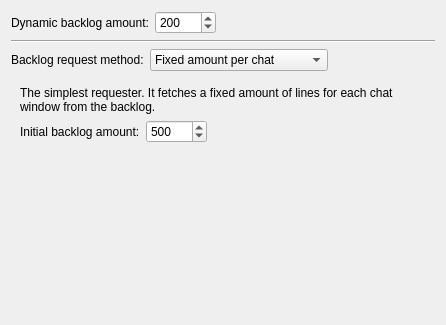
<?xml version="1.0" encoding="UTF-8"?>
<ui version="4.0">
 <class>BacklogSettingsPage</class>
 <widget class="QWidget" name="BacklogSettingsPage">
  <property name="geometry">
   <rect>
    <x>0</x>
    <y>0</y>
    <width>446</width>
    <height>325</height>
   </rect>
  </property>
  <property name="windowTitle">
   <string>Form</string>
  </property>
  <layout class="QVBoxLayout" name="verticalLayout">
   <item>
    <layout class="QHBoxLayout" name="horizontalLayout">
     <item>
      <widget class="QLabel" name="label_2">
       <property name="toolTip">
        <string>Number of messages to be requested from the core when using scrolling up in the buffer view.</string>
       </property>
       <property name="text">
        <string>Dynamic backlog amount:</string>
       </property>
      </widget>
     </item>
     <item>
      <widget class="QSpinBox" name="dynamicBacklogAmount">
       <property name="maximum">
        <number>99999</number>
       </property>
       <property name="singleStep">
        <number>10</number>
       </property>
       <property name="value">
        <number>200</number>
       </property>
       <property name="settingsKey" stdset="0">
        <string notr="true">DynamicBacklogAmount</string>
       </property>
       <property name="defaultValue" stdset="0">
        <number>200</number>
       </property>
      </widget>
     </item>
     <item>
      <spacer name="horizontalSpacer">
       <property name="orientation">
        <enum>Qt::Horizontal</enum>
       </property>
       <property name="sizeHint" stdset="0">
        <size>
         <width>40</width>
         <height>20</height>
        </size>
       </property>
      </spacer>
     </item>
    </layout>
   </item>
   <item>
    <widget class="Line" name="line">
     <property name="orientation">
      <enum>Qt::Horizontal</enum>
     </property>
    </widget>
   </item>
   <item>
    <layout class="QHBoxLayout" name="horizontalLayout_5">
     <item>
      <widget class="QLabel" name="label_3">
       <property name="text">
        <string>Backlog request method:</string>
       </property>
      </widget>
     </item>
     <item>
      <widget class="QComboBox" name="requesterType">
       <item>
        <property name="text">
         <string>Fixed amount per chat</string>
        </property>
       </item>
       <item>
        <property name="text">
         <string>Unread messages per chat</string>
        </property>
       </item>
       <item>
        <property name="text">
         <string>Globally unread messages</string>
        </property>
       </item>
      </widget>
     </item>
     <item>
      <spacer name="horizontalSpacer_4">
       <property name="orientation">
        <enum>Qt::Horizontal</enum>
       </property>
       <property name="sizeHint" stdset="0">
        <size>
         <width>40</width>
         <height>20</height>
        </size>
       </property>
      </spacer>
     </item>
    </layout>
   </item>
   <item>
    <widget class="QStackedWidget" name="stackedWidget">
     <property name="currentIndex">
      <number>0</number>
     </property>
     <widget class="QWidget" name="page">
      <layout class="QVBoxLayout" name="verticalLayout_2">
       <item>
        <widget class="QLabel" name="label_9">
         <property name="text">
          <string>The simplest requester. It fetches a fixed amount of lines for each chat window from the backlog.</string>
         </property>
         <property name="textFormat">
          <enum>Qt::PlainText</enum>
         </property>
         <property name="wordWrap">
          <bool>true</bool>
         </property>
        </widget>
       </item>
       <item>
        <layout class="QHBoxLayout" name="horizontalLayout_2">
         <item>
          <widget class="QLabel" name="label">
           <property name="toolTip">
            <string>Amount of messages per buffer that are requested after the core connection has been established.</string>
           </property>
           <property name="text">
            <string>Initial backlog amount:</string>
           </property>
          </widget>
         </item>
         <item>
          <widget class="QSpinBox" name="fixedBacklogAmount">
           <property name="specialValueText">
            <string/>
           </property>
           <property name="minimum">
            <number>0</number>
           </property>
           <property name="maximum">
            <number>99999</number>
           </property>
           <property name="singleStep">
            <number>10</number>
           </property>
           <property name="value">
            <number>500</number>
           </property>
           <property name="settingsKey" stdset="0">
            <string notr="true">FixedBacklogAmount</string>
           </property>
           <property name="defaultValue" stdset="0">
            <number>500</number>
           </property>
          </widget>
         </item>
         <item>
          <spacer name="horizontalSpacer_2">
           <property name="orientation">
            <enum>Qt::Horizontal</enum>
           </property>
           <property name="sizeHint" stdset="0">
            <size>
             <width>263</width>
             <height>20</height>
            </size>
           </property>
          </spacer>
         </item>
        </layout>
       </item>
       <item>
        <spacer name="verticalSpacer_4">
         <property name="orientation">
          <enum>Qt::Vertical</enum>
         </property>
         <property name="sizeHint" stdset="0">
          <size>
           <width>20</width>
           <height>40</height>
          </size>
         </property>
        </spacer>
       </item>
      </layout>
     </widget>
     <widget class="QWidget" name="page_2">
      <layout class="QVBoxLayout" name="verticalLayout_3">
       <item>
        <widget class="QLabel" name="label_10">
         <property name="text">
          <string>This requester fetches unread messages for each chat window individually. The amount of lines can be limited per chat.

You can also choose to fetch additional older chatlines to provide a better context.</string>
         </property>
         <property name="textFormat">
          <enum>Qt::PlainText</enum>
         </property>
         <property name="wordWrap">
          <bool>true</bool>
         </property>
        </widget>
       </item>
       <item>
        <layout class="QHBoxLayout" name="horizontalLayout_3">
         <item>
          <widget class="QLabel" name="label_11">
           <property name="toolTip">
            <string>Maximum amount of messages to be fetched per buffer.</string>
           </property>
           <property name="text">
            <string>Limit:</string>
           </property>
          </widget>
         </item>
         <item>
          <widget class="QSpinBox" name="perBufferUnreadLimit">
           <property name="toolTip">
            <string>Maximum amount of messages to be fetched per buffer.</string>
           </property>
           <property name="specialValueText">
            <string>Unlimited</string>
           </property>
           <property name="minimum">
            <number>-1</number>
           </property>
           <property name="maximum">
            <number>99999</number>
           </property>
           <property name="singleStep">
            <number>10</number>
           </property>
           <property name="value">
            <number>1000</number>
           </property>
           <property name="settingsKey" stdset="0">
            <string notr="true">PerBufferUnreadBacklogLimit</string>
           </property>
           <property name="defaultValue" stdset="0">
            <number>1000</number>
           </property>
          </widget>
         </item>
         <item>
          <widget class="QLabel" name="label_12">
           <property name="toolTip">
            <string>Amount of messages to be fetched in addition to the unread messages. The Limit does not apply here.</string>
           </property>
           <property name="text">
            <string>Additional Messages:</string>
           </property>
          </widget>
         </item>
         <item>
          <widget class="QSpinBox" name="perBufferUnreadAdditional">
           <property name="toolTip">
            <string>Amount of messages to be fetched in addition to the unread messages. The Limit does not apply here.</string>
           </property>
           <property name="maximum">
            <number>1000</number>
           </property>
           <property name="singleStep">
            <number>10</number>
           </property>
           <property name="value">
            <number>50</number>
           </property>
           <property name="settingsKey" stdset="0">
            <string notr="true">PerBufferUnreadBacklogAdditional</string>
           </property>
           <property name="defaultValue" stdset="0">
            <number>50</number>
           </property>
          </widget>
         </item>
         <item>
          <spacer name="horizontalSpacer_5">
           <property name="orientation">
            <enum>Qt::Horizontal</enum>
           </property>
           <property name="sizeHint" stdset="0">
            <size>
             <width>40</width>
             <height>20</height>
            </size>
           </property>
          </spacer>
         </item>
        </layout>
       </item>
       <item>
        <spacer name="verticalSpacer_3">
         <property name="orientation">
          <enum>Qt::Vertical</enum>
         </property>
         <property name="sizeHint" stdset="0">
          <size>
           <width>20</width>
           <height>40</height>
          </size>
         </property>
        </spacer>
       </item>
      </layout>
     </widget>
     <widget class="QWidget" name="Seite">
      <layout class="QVBoxLayout" name="verticalLayout_4">
       <item>
        <widget class="QLabel" name="label_15">
         <property name="text">
          <string>This requester fetches all messages newer than the oldest unread message for all chats.

Note: This requester is not recommended if you use hidden chat windows or have inactive chats (i.e.: no stale queries or channels).
It is useful to limit the total amount of the backlog and is probably the fastest.

You can also chose to fetch additional older chatlines to provide a better context.</string>
         </property>
         <property name="textFormat">
          <enum>Qt::PlainText</enum>
         </property>
         <property name="wordWrap">
          <bool>true</bool>
         </property>
        </widget>
       </item>
       <item>
        <layout class="QHBoxLayout" name="horizontalLayout_4">
         <item>
          <widget class="QLabel" name="label_13">
           <property name="toolTip">
            <string>Maximum amount of messages to be fetched over all buffers.</string>
           </property>
           <property name="text">
            <string>Limit:</string>
           </property>
          </widget>
         </item>
         <item>
          <widget class="QSpinBox" name="globalUnreadLimit">
           <property name="toolTip">
            <string>Maximum amount of messages to be fetched per buffer.</string>
           </property>
           <property name="specialValueText">
            <string>Unlimited</string>
           </property>
           <property name="minimum">
            <number>-1</number>
           </property>
           <property name="maximum">
            <number>100000</number>
           </property>
           <property name="singleStep">
            <number>10</number>
           </property>
           <property name="value">
            <number>200</number>
           </property>
           <property name="settingsKey" stdset="0">
            <string notr="true">GlobalUnreadBacklogLimit</string>
           </property>
           <property name="defaultValue" stdset="0">
            <number>200</number>
           </property>
          </widget>
         </item>
         <item>
          <widget class="QLabel" name="label_14">
           <property name="toolTip">
            <string>Amount of messages to be fetched in addition to the unread messages. The Limit does not apply here.</string>
           </property>
           <property name="text">
            <string>Additional Messages:</string>
           </property>
          </widget>
         </item>
         <item>
          <widget class="QSpinBox" name="globalUnreadAdditional">
           <property name="toolTip">
            <string>Amount of messages to be fetched in addition to the unread messages. The Limit does not apply here.</string>
           </property>
           <property name="maximum">
            <number>1000</number>
           </property>
           <property name="singleStep">
            <number>10</number>
           </property>
           <property name="value">
            <number>50</number>
           </property>
           <property name="settingsKey" stdset="0">
            <string notr="true">GlobalUnreadBacklogAdditional</string>
           </property>
           <property name="defaultValue" stdset="0">
            <number>50</number>
           </property>
          </widget>
         </item>
         <item>
          <spacer name="horizontalSpacer_3">
           <property name="orientation">
            <enum>Qt::Horizontal</enum>
           </property>
           <property name="sizeHint" stdset="0">
            <size>
             <width>40</width>
             <height>20</height>
            </size>
           </property>
          </spacer>
         </item>
        </layout>
       </item>
       <item>
        <spacer name="verticalSpacer">
         <property name="orientation">
          <enum>Qt::Vertical</enum>
         </property>
         <property name="sizeHint" stdset="0">
          <size>
           <width>20</width>
           <height>40</height>
          </size>
         </property>
        </spacer>
       </item>
      </layout>
     </widget>
    </widget>
   </item>
   <item>
    <spacer name="verticalSpacer_2">
     <property name="orientation">
      <enum>Qt::Vertical</enum>
     </property>
     <property name="sizeHint" stdset="0">
      <size>
       <width>20</width>
       <height>40</height>
      </size>
     </property>
    </spacer>
   </item>
  </layout>
 </widget>
 <resources/>
 <connections>
  <connection>
   <sender>requesterType</sender>
   <signal>currentIndexChanged(int)</signal>
   <receiver>stackedWidget</receiver>
   <slot>setCurrentIndex(int)</slot>
   <hints>
    <hint type="sourcelabel">
     <x>316</x>
     <y>31</y>
    </hint>
    <hint type="destinationlabel">
     <x>147</x>
     <y>142</y>
    </hint>
   </hints>
  </connection>
 </connections>
</ui>
